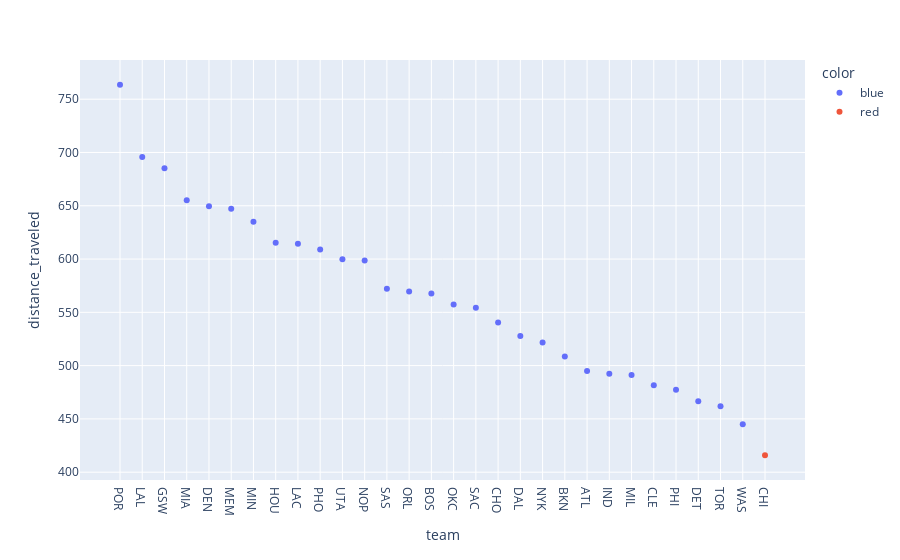

This figure's notebook cell:
### Code cell
team = 'CHI'
mycolors = ['red' if i==team else 'blue' for i in df_dot.index]
fig = px.scatter(df_dot,x= df_dot.index,y='distance_traveled', color=mycolors)
fig.show()

### Figure 1 — Plotly figure (JSON) as saved in the notebook; plotly's stock layout.template omitted (floating-point values rounded to 4 significant figures)
{"data": [{"hovertemplate": "color=blue<br>team=%{x}<br>distance_traveled=%{y}<extra></extra>", "legendgroup": "blue", "marker": {"color": "#636efa", "symbol": "circle"}, "mode": "markers", "name": "blue", "orientation": "v", "showlegend": true, "type": "scatter", "x": ["POR", "LAL", "GSW", "MIA", "DEN", "MEM", "MIN", "HOU", "LAC", "PHO", "UTA", "NOP", "SAS", "ORL", "BOS", "OKC", "SAC", "CHO", "DAL", "NYK", "BKN", "ATL", "IND", "MIL", "CLE", "PHI", "DET", "TOR", "WAS"], "xaxis": "x", "y": [763.5, 695.6, 685.2, 655.3, 649.4, 647.2, 634.9, 615.3, 614.3, 608.9, 599.8, 598.7, 572.2, 569.5, 567.7, 557.4, 554.3, 540.5, 527.8, 521.7, 508.7, 495.0, 492.3, 491.2, 481.6, 477.4, 466.6, 461.8, 445.1], "yaxis": "y"}, {"hovertemplate": "color=red<br>team=%{x}<br>distance_traveled=%{y}<extra></extra>", "legendgroup": "red", "marker": {"color": "#EF553B", "symbol": "circle"}, "mode": "markers", "name": "red", "orientation": "v", "showlegend": true, "type": "scatter", "x": ["CHI"], "xaxis": "x", "y": [415.9], "yaxis": "y"}], "layout": {"legend": {"title": {"text": "color"}, "tracegroupgap": 0}, "margin": {"t": 60}, "xaxis": {"anchor": "y", "domain": [0, 1], "title": {"text": "team"}}, "yaxis": {"anchor": "x", "domain": [0, 1], "title": {"text": "distance_traveled"}}}}
